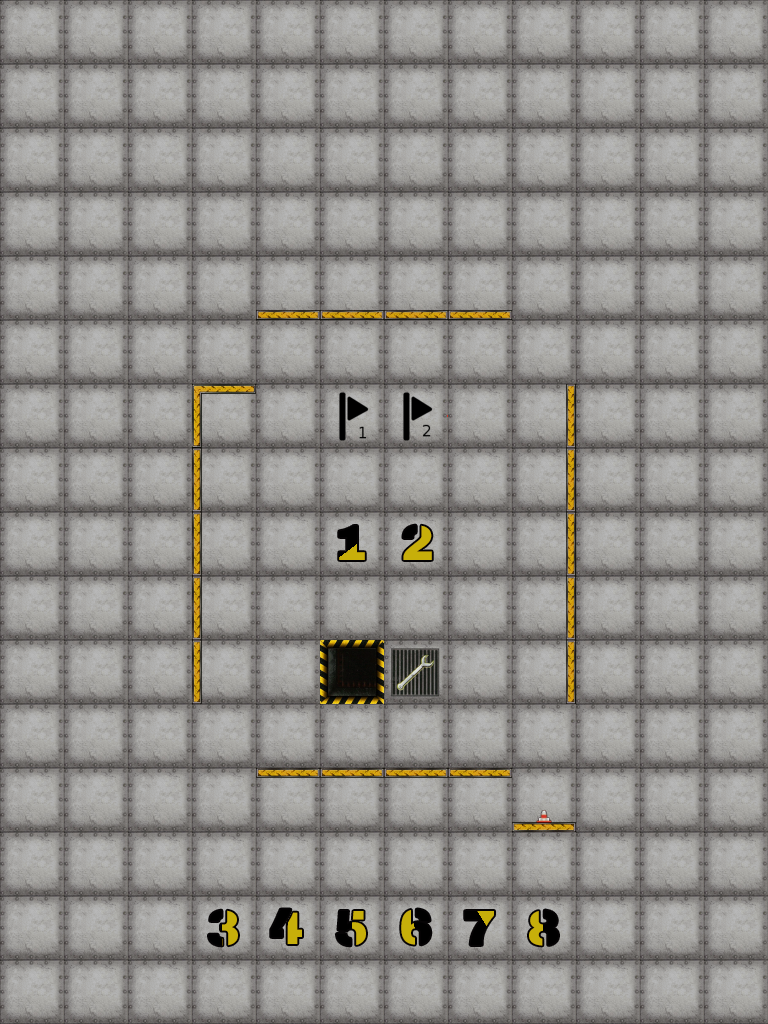

This is a level from a 2D game, rendered from its Tiled map with the project's own tilesets. A one-line summary and the complete map file follow:
An orthogonal 12x16 tile map with 64x64 px tiles, 14 tile layers (Board, Start, Flag, Hole, ...).

<map version="1.5" tiledversion="1.6.0" orientation="orthogonal" renderorder="right-down" compressionlevel="0" width="12" height="16" tilewidth="64" tileheight="64" infinite="0" nextlayerid="17" nextobjectid="1">
 <tileset firstgid="1" source="tiles.tsx" />
 <layer id="1" name="Board" width="12" height="16">
  <data encoding="csv">
5,5,5,5,5,5,5,5,5,5,5,5,
5,5,5,5,5,5,5,5,5,5,5,5,
5,5,5,5,5,5,5,5,5,5,5,5,
5,5,5,5,5,5,5,5,5,5,5,5,
5,5,5,5,5,5,5,5,5,5,5,5,
5,5,5,5,5,5,5,5,5,5,5,5,
5,5,5,5,5,5,5,5,5,5,5,5,
5,5,5,5,5,5,5,5,5,5,5,5,
5,5,5,5,5,5,5,5,5,5,5,5,
5,5,5,5,5,5,5,5,5,5,5,5,
5,5,5,5,5,5,5,5,5,5,5,5,
5,5,5,5,5,5,5,5,5,5,5,5,
5,5,5,5,5,5,5,5,5,5,5,5,
5,5,5,5,5,5,5,5,5,5,5,5,
5,5,5,5,5,5,5,5,5,5,5,5,
5,5,5,5,5,5,5,5,5,5,5,5
</data>
 </layer>
 <layer id="3" name="Start" width="12" height="16">
  <data encoding="csv">
0,0,0,0,0,0,0,0,0,0,0,0,
0,0,0,0,0,0,0,0,0,0,0,0,
0,0,0,0,0,0,0,0,0,0,0,0,
0,0,0,0,0,0,0,0,0,0,0,0,
0,0,0,0,0,0,0,0,0,0,0,0,
0,0,0,0,0,0,0,0,0,0,0,0,
0,0,0,0,0,0,0,0,0,0,0,0,
0,0,0,0,0,0,0,0,0,0,0,0,
0,0,0,0,0,121,122,0,0,0,0,0,
0,0,0,0,0,0,0,0,0,0,0,0,
0,0,0,0,0,0,0,0,0,0,0,0,
0,0,0,0,0,0,0,0,0,0,0,0,
0,0,0,0,0,0,0,0,0,0,0,0,
0,0,0,0,0,0,0,0,0,0,0,0,
0,0,0,123,124,129,130,131,132,0,0,0,
0,0,0,0,0,0,0,0,0,0,0,0
</data>
 </layer>
 <layer id="5" name="Flag" width="12" height="16">
  <data encoding="csv">
0,0,0,0,0,0,0,0,0,0,0,0,
0,0,0,0,0,0,0,0,0,0,0,0,
0,0,0,0,0,0,0,0,0,0,0,0,
0,0,0,0,0,0,0,0,0,0,0,0,
0,0,0,0,0,0,0,0,0,0,0,0,
0,0,0,0,0,0,0,0,0,0,0,0,
0,0,0,0,0,55,63,0,0,0,0,0,
0,0,0,0,0,0,0,0,0,0,0,0,
0,0,0,0,0,0,0,0,0,0,0,0,
0,0,0,0,0,0,0,0,0,0,0,0,
0,0,0,0,0,0,0,0,0,0,0,0,
0,0,0,0,0,0,0,0,0,0,0,0,
0,0,0,0,0,0,0,0,0,0,0,0,
0,0,0,0,0,0,0,0,0,0,0,0,
0,0,0,0,0,0,0,0,0,0,0,0,
0,0,0,0,0,0,0,0,0,0,0,0
</data>
 </layer>
 <layer id="6" name="Hole" width="12" height="16">
  <data encoding="csv">
0,0,0,0,0,0,0,0,0,0,0,0,
0,0,0,0,0,0,0,0,0,0,0,0,
0,0,0,0,0,0,0,0,0,0,0,0,
0,0,0,0,0,0,0,0,0,0,0,0,
0,0,0,0,0,0,0,0,0,0,0,0,
0,0,0,0,0,0,0,0,0,0,0,0,
0,0,0,0,0,0,0,0,0,0,0,0,
0,0,0,0,0,0,0,0,0,0,0,0,
0,0,0,0,0,0,0,0,0,0,0,0,
0,0,0,0,0,0,0,0,0,0,0,0,
0,0,0,0,0,6,0,0,0,0,0,0,
0,0,0,0,0,0,0,0,0,0,0,0,
0,0,0,0,0,0,0,0,0,0,0,0,
0,0,0,0,0,0,0,0,0,0,0,0,
0,0,0,0,0,0,0,0,0,0,0,0,
0,0,0,0,0,0,0,0,0,0,0,0
</data>
 </layer>
 <layer id="10" name="Repair" width="12" height="16">
  <data encoding="csv">
0,0,0,0,0,0,0,0,0,0,0,0,
0,0,0,0,0,0,0,0,0,0,0,0,
0,0,0,0,0,0,0,0,0,0,0,0,
0,0,0,0,0,0,0,0,0,0,0,0,
0,0,0,0,0,0,0,0,0,0,0,0,
0,0,0,0,0,0,0,0,0,0,0,0,
0,0,0,0,0,0,0,0,0,0,0,0,
0,0,0,0,0,0,0,0,0,0,0,0,
0,0,0,0,0,0,0,0,0,0,0,0,
0,0,0,0,0,0,0,0,0,0,0,0,
0,0,0,0,0,0,15,0,0,0,0,0,
0,0,0,0,0,0,0,0,0,0,0,0,
0,0,0,0,0,0,0,0,0,0,0,0,
0,0,0,0,0,0,0,0,0,0,0,0,
0,0,0,0,0,0,0,0,0,0,0,0,
0,0,0,0,0,0,0,0,0,0,0,0
</data>
 </layer>
 <layer id="11" name="Upgrade" width="12" height="16">
  <data encoding="csv">
0,0,0,0,0,0,0,0,0,0,0,0,
0,0,0,0,0,0,0,0,0,0,0,0,
0,0,0,0,0,0,0,0,0,0,0,0,
0,0,0,0,0,0,0,0,0,0,0,0,
0,0,0,0,0,0,0,0,0,0,0,0,
0,0,0,0,0,0,0,0,0,0,0,0,
0,0,0,0,0,0,0,0,0,0,0,0,
0,0,0,0,0,0,0,0,0,0,0,0,
0,0,0,0,0,0,0,0,0,0,0,0,
0,0,0,0,0,0,0,0,0,0,0,0,
0,0,0,0,0,0,0,0,0,0,0,0,
0,0,0,0,0,0,0,0,0,0,0,0,
0,0,0,0,0,0,0,0,0,0,0,0,
0,0,0,0,0,0,0,0,0,0,0,0,
0,0,0,0,0,0,0,0,0,0,0,0,
0,0,0,0,0,0,0,0,0,0,0,0
</data>
 </layer>
 <layer id="12" name="Gear" width="12" height="16">
  <data encoding="csv">
0,0,0,0,0,0,0,0,0,0,0,0,
0,0,0,0,0,0,0,0,0,0,0,0,
0,0,0,0,0,0,0,0,0,0,0,0,
0,0,0,0,0,0,0,0,0,0,0,0,
0,0,0,0,0,0,0,0,0,0,0,0,
0,0,0,0,0,0,0,0,0,0,0,0,
0,0,0,0,0,0,0,0,0,0,0,0,
0,0,0,0,0,0,0,0,0,0,0,0,
0,0,0,0,0,0,0,0,0,0,0,0,
0,0,0,0,0,0,0,0,0,0,0,0,
0,0,0,0,0,0,0,0,0,0,0,0,
0,0,0,0,0,0,0,0,0,0,0,0,
0,0,0,0,0,0,0,0,0,0,0,0,
0,0,0,0,0,0,0,0,0,0,0,0,
0,0,0,0,0,0,0,0,0,0,0,0,
0,0,0,0,0,0,0,0,0,0,0,0
</data>
 </layer>
 <layer id="13" name="Conveyor" width="12" height="16">
  <data encoding="csv">
0,0,0,0,0,0,0,0,0,0,0,0,
0,0,0,0,0,0,0,0,0,0,0,0,
0,0,0,0,0,0,0,0,0,0,0,0,
0,0,0,0,0,0,0,0,0,0,0,0,
0,0,0,0,0,0,0,0,0,0,0,0,
0,0,0,0,0,0,0,0,0,0,0,0,
0,0,0,0,0,0,0,0,0,0,0,0,
0,0,0,0,0,0,0,0,0,0,0,0,
0,0,0,0,0,0,0,0,0,0,0,0,
0,0,0,0,0,0,0,0,0,0,0,0,
0,0,0,0,0,0,0,0,0,0,0,0,
0,0,0,0,0,0,0,0,0,0,0,0,
0,0,0,0,0,0,0,0,0,0,0,0,
0,0,0,0,0,0,0,0,0,0,0,0,
0,0,0,0,0,0,0,0,0,0,0,0,
0,0,0,0,0,0,0,0,0,0,0,0
</data>
 </layer>
 <layer id="16" name="LaserDouble" width="12" height="16">
  <data encoding="csv">
0,0,0,0,0,0,0,0,0,0,0,0,
0,0,0,0,0,0,0,0,0,0,0,0,
0,0,0,0,0,0,0,0,0,0,0,0,
0,0,0,0,0,0,0,0,0,0,0,0,
0,0,0,0,0,0,0,0,0,0,0,0,
0,0,0,0,0,0,0,0,0,0,0,0,
0,0,0,0,0,0,0,0,0,0,0,0,
0,0,0,0,0,0,0,0,0,0,0,0,
0,0,0,0,0,0,0,0,0,0,0,0,
0,0,0,0,0,0,0,0,0,0,0,0,
0,0,0,0,0,0,0,0,0,0,0,0,
0,0,0,0,0,0,0,0,0,0,0,0,
0,0,0,0,0,0,0,0,0,0,0,0,
0,0,0,0,0,0,0,0,0,0,0,0,
0,0,0,0,0,0,0,0,0,0,0,0,
0,0,0,0,0,0,0,0,0,0,0,0
</data>
 </layer>
 <layer id="7" name="Laser" width="12" height="16">
  <data encoding="csv">
0,0,0,0,0,0,0,0,0,0,0,0,
0,0,0,0,0,0,0,0,0,0,0,0,
0,0,0,0,0,0,0,0,0,0,0,0,
0,0,0,0,0,0,0,0,0,0,0,0,
0,0,0,0,0,0,0,0,0,0,0,0,
0,0,0,0,0,0,0,0,0,0,0,0,
0,0,0,0,0,0,0,0,0,0,0,0,
0,0,0,0,0,0,0,0,0,0,0,0,
0,0,0,0,0,0,0,0,0,0,0,0,
0,0,0,0,0,0,0,0,0,0,0,0,
0,0,0,0,0,0,0,0,0,0,0,0,
0,0,0,0,0,0,0,0,0,0,0,0,
0,0,0,0,0,0,0,0,0,0,0,0,
0,0,0,0,0,0,0,0,0,0,0,0,
0,0,0,0,0,0,0,0,0,0,0,0,
0,0,0,0,0,0,0,0,0,0,0,0
</data>
 </layer>
 <layer id="9" name="LaserWall" width="12" height="16">
  <data encoding="csv">
0,0,0,0,0,0,0,0,0,0,0,0,
0,0,0,0,0,0,0,0,0,0,0,0,
0,0,0,0,0,0,0,0,0,0,0,0,
0,0,0,0,0,0,0,0,0,0,0,0,
0,0,0,0,0,0,0,0,0,0,0,0,
0,0,0,0,0,0,0,0,0,0,0,0,
0,0,0,0,0,0,0,0,0,0,0,0,
0,0,0,0,0,0,0,0,0,0,0,0,
0,0,0,0,0,0,0,0,0,0,0,0,
0,0,0,0,0,0,0,0,0,0,0,0,
0,0,0,0,0,0,0,0,0,0,0,0,
0,0,0,0,0,0,0,0,0,0,0,0,
0,0,0,0,0,0,0,0,37,0,0,0,
0,0,0,0,0,0,0,0,0,0,0,0,
0,0,0,0,0,0,0,0,0,0,0,0,
0,0,0,0,0,0,0,0,0,0,0,0
</data>
 </layer>
 <layer id="15" name="Pusher" width="12" height="16">
  <data encoding="csv">
0,0,0,0,0,0,0,0,0,0,0,0,
0,0,0,0,0,0,0,0,0,0,0,0,
0,0,0,0,0,0,0,0,0,0,0,0,
0,0,0,0,0,0,0,0,0,0,0,0,
0,0,0,0,0,0,0,0,0,0,0,0,
0,0,0,0,0,0,0,0,0,0,0,0,
0,0,0,0,0,0,0,0,0,0,0,0,
0,0,0,0,0,0,0,0,0,0,0,0,
0,0,0,0,0,0,0,0,0,0,0,0,
0,0,0,0,0,0,0,0,0,0,0,0,
0,0,0,0,0,0,0,0,0,0,0,0,
0,0,0,0,0,0,0,0,0,0,0,0,
0,0,0,0,0,0,0,0,0,0,0,0,
0,0,0,0,0,0,0,0,0,0,0,0,
0,0,0,0,0,0,0,0,0,0,0,0,
0,0,0,0,0,0,0,0,0,0,0,0
</data>
 </layer>
 <layer id="8" name="Wall" width="12" height="16">
  <data encoding="csv">
0,0,0,0,0,0,0,0,0,0,0,0,
0,0,0,0,0,0,0,0,0,0,0,0,
0,0,0,0,0,0,0,0,0,0,0,0,
0,0,0,0,0,0,0,0,0,0,0,0,
0,0,0,0,29,29,29,29,0,0,0,0,
0,0,0,0,0,0,0,0,0,0,0,0,
0,0,0,24,0,0,0,0,23,0,0,0,
0,0,0,30,0,0,0,0,23,0,0,0,
0,0,0,30,0,0,0,0,23,0,0,0,
0,0,0,30,0,0,0,0,23,0,0,0,
0,0,0,30,0,0,0,0,23,0,0,0,
0,0,0,0,0,0,0,0,0,0,0,0,
0,0,0,0,31,31,31,31,0,0,0,0,
0,0,0,0,0,0,0,0,0,0,0,0,
0,0,0,0,0,0,0,0,0,0,0,0,
0,0,0,0,0,0,0,0,0,0,0,0
</data>
 </layer>
 <layer id="2" name="Player" width="12" height="16">
  <data encoding="csv">
0,0,0,0,0,0,0,0,0,0,0,0,
0,0,0,0,0,0,0,0,0,0,0,0,
0,0,0,0,0,0,0,0,0,0,0,0,
0,0,0,0,0,0,0,0,0,0,0,0,
0,0,0,0,0,0,0,0,0,0,0,0,
0,0,0,0,0,0,0,0,0,0,0,0,
0,0,0,0,0,0,0,0,0,0,0,0,
0,0,0,0,0,0,0,0,0,0,0,0,
0,0,0,0,0,0,0,0,0,0,0,0,
0,0,0,0,0,0,0,0,0,0,0,0,
0,0,0,0,0,0,0,0,0,0,0,0,
0,0,0,0,0,0,0,0,0,0,0,0,
0,0,0,0,0,0,0,0,0,0,0,0,
0,0,0,0,0,0,0,0,0,0,0,0,
0,0,0,0,0,0,0,0,0,0,0,0,
0,0,0,0,0,0,0,0,0,0,0,0
</data>
 </layer>
</map>
